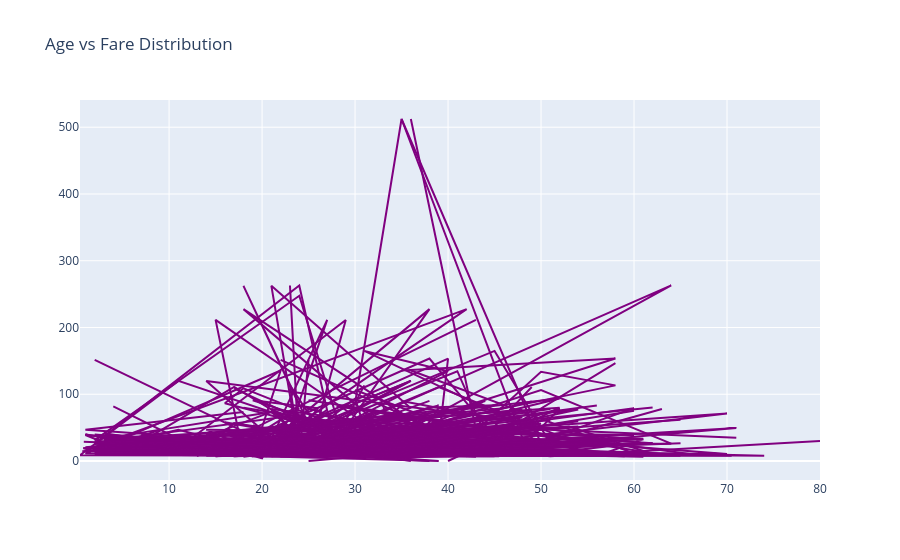

Notebook source saved alongside this figure:
### Code cell
#Scatter plot representation 
trace= go.Scatter(x=data['Age'],y=data['Fare'],
                  marker={'color':'purple'})
layout = go.Layout(title="Age vs Fare Distribution")
fig= go.Figure(data=trace,layout=layout)
fig.show()

### Figure 1 — Plotly figure (JSON) as saved in the notebook; plotly's stock layout.template omitted (floating-point values rounded to 4 significant figures; data arrays with more than 128 entries replaced by an {"elided": "..."} marker saying what was removed)
{"data": [{"marker": {"color": "purple"}, "type": "scatter", "x": {"elided": "891 float values"}, "y": {"elided": "891 float values"}}], "layout": {"title": {"text": "Age vs Fare Distribution"}}}
